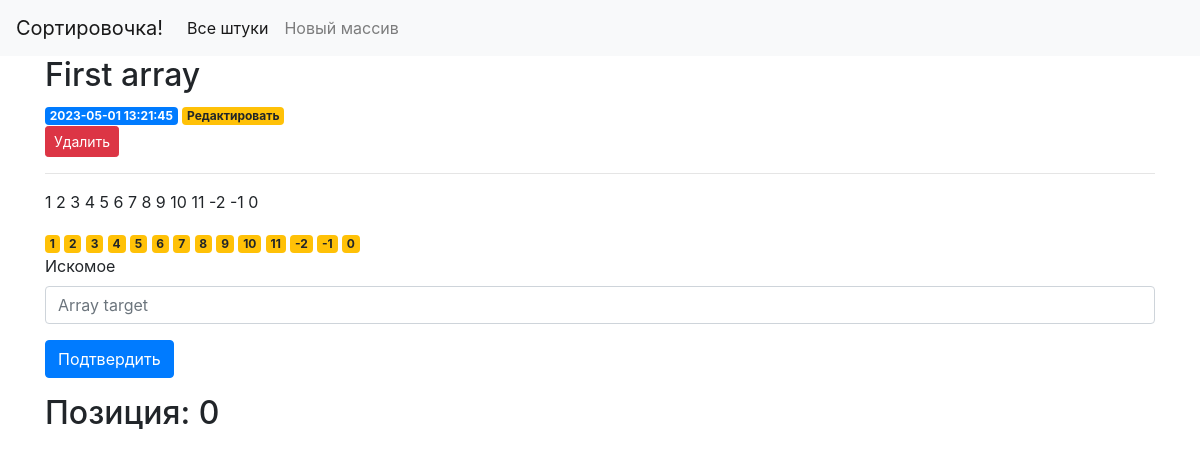
/1, run on an earlier commit of the app's database.
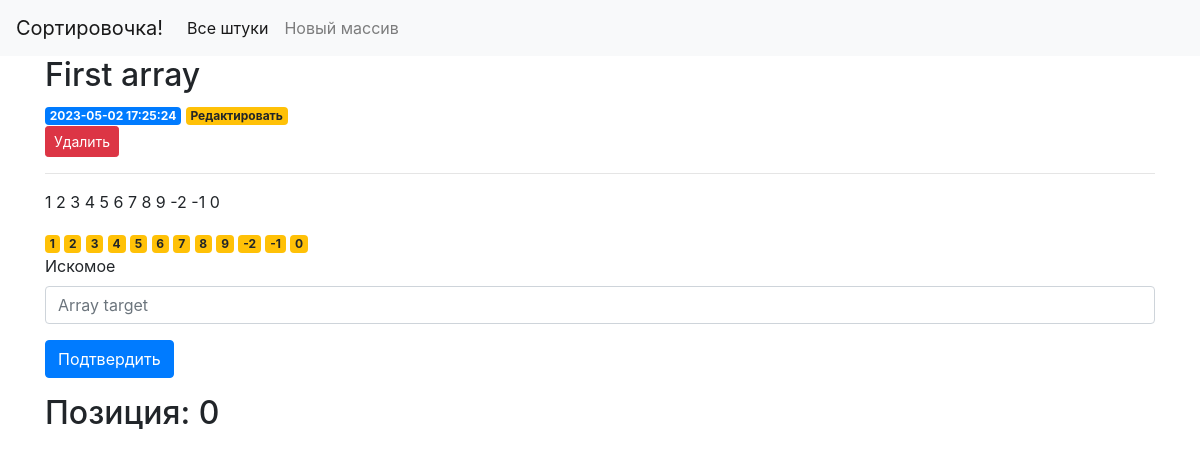
And on a later commit of the database.
### tables this page shows
CREATE TABLE arrays (
    id INTEGER PRIMARY KEY AUTOINCREMENT,
    created TIMESTAMP NOT NULL DEFAULT CURRENT_TIMESTAMP,
    title TEXT NOT NULL,
    content TEXT NOT NULL
);

### search/api/app.py (the view)
@app.route('/<int:array_id>', methods=('GET', 'POST'))
def array(array_id):
    array = get_array(array_id)
    target_pos = 0
    try:
        if request.method == 'POST':
            target = int(request.form['target'])
            nums=[int(item) for item in array['content'].split()]
            sol = Solution()
            target_pos = sol.search(nums, target)
    except Exception as error:
        flash(repr(error))
        print('An exception occurred: {}'.format(error.with_traceback))
        raise
        abort(500)
        raise
    return render_template('array.html', array=array, target_pos = target_pos)

### search/api/app.py (called while the page is built)
def get_db_connection():
    conn = sqlite3.connect('database.db')
    conn.row_factory = sqlite3.Row
    return conn

def get_array(array_id):
    conn = get_db_connection()
    array = conn.execute('SELECT * FROM arrays WHERE id = ?',
                        (array_id,)).fetchone()
    conn.close()
    return array

### search/api/templates/array.html
{% extends 'base.html' %}
{% block content %}
    <h2>{% block title %} {{ array['title'] }} {% endblock %}</h2>
    <span class="badge badge-primary">{{ array['created'] }}</span>
    <a href="{{ url_for('edit', id=array['id']) }}">
        <span class="badge badge-warning">Редактировать</span>
    </a>
    <form action="{{ url_for('delete', id=array['id']) }}" method="POST">
        <input type="submit" value="Удалить"
                class="btn btn-danger btn-sm"
                onclick="return confirm('Ты действительно хочешь удалить этот великолепный массив?')">
    </form>
    <hr>
    <form method="post">
        <p>{{ array['content'] }}</p>
        {% for num in array['content'].split() %}
            {% if num != request.form['target'] %}
                <a><span class="badge badge-warning">{{num}}</span></a>
            {% else %}
                <a><span class="badge btn-danger">{{num}}</span></a>
            {% endif %}
        {% endfor %}
        <div class="form-group">
            <label for="target">Искомое</label>
            <input type="text" name="target"
                placeholder="Array target" class="form-control"
                value="{{ request.form['target'] }}"></input>
        </div>
        <div class="form-group">
            <button type="submit" class="btn btn-primary">Подтвердить</button>
        </div>
        <h2>{% block result %} Позиция: {{ target_pos }} {% endblock %}</h2>
    </form>
{% endblock %}

### search/api/templates/base.html (shortened to what this page needs)
<!doctype html>
<html lang="en">
<head>
    <link rel="stylesheet" href="https://stackpath.bootstrapcdn.com/bootstrap/4.3.1/css/bootstrap.min.css"
>
</head>
<body>
    <nav class="navbar navbar-expand-md navbar-light bg-light">
        <a class="navbar-brand" href="{{ url_for('index')}}">Сортировочка!</a>
        <div class="collapse navbar-collapse" id="navbarNav">
            <ul class="navbar-nav">
                <li class="nav-item active">
                    <a class="nav-link" href="#">Все штуки</a>
                </li>
                <li class="nav-item">
                    <a class="nav-link" href="{{url_for('create')}}">Новый массив</a>
                </li>
            </ul>
        </div>
    </nav>
    <div class="container">
        {% block content %} {% endblock %}
    </div>
</body>
</html>

What changed in the data, as far as the page shows it:
changed arrays "First array": created "2023-05-01 13:21:45" → "2023-05-02 17:25:24"; content "1 2 3 4 5 6 7 8 9 10 11 -2 -1 0" → "1 2 3 4 5 6 7 8 9 -2 -1 0"
Also different on the page:
list line gone: "10"
list line gone: "11"
